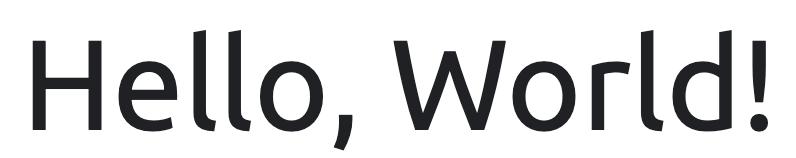
#> input picture Fonts/ubuntu.png, 796 x 158 px, found by its file name
$ python fontMatch.py
#> lines starting #> are read from the running program, lines starting #| are printed output that depends on the picture
import cv2 as cv
from google.colab.patches import cv2_imshow
import pytesseract
from PIL import Image
url = "/content/ubuntu.png"
img = cv.imread(url)
#> img is the input picture: shape (158, 796, 3); mean B, G, R 216.3, 215.8, 215.6
im = Image.open(url)
im = im.resize((600,250))
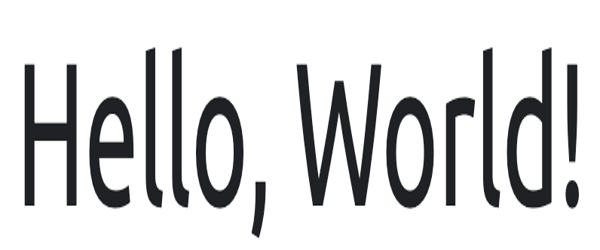
#> im: PIL image 600x250 RGBA; mean R, G, B, A 215.4, 215.6, 216.2, 255
# img.save('sample.png')
#> (the run stopped early here; a loop or call above may not have finished)

$ run again, with Fonts/Oswald_Roboto.png copied over Fonts/ubuntu.png
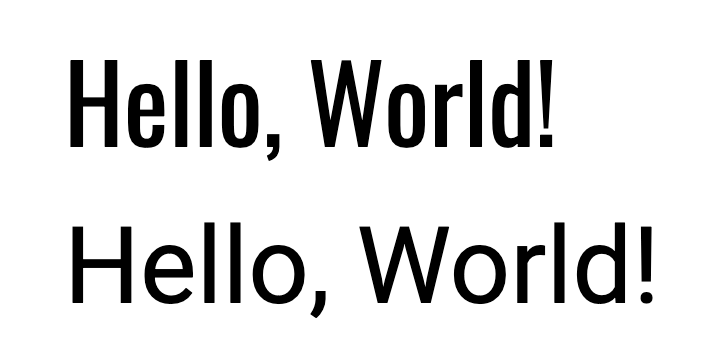
#> input picture Fonts/Oswald_Roboto.png, 722 x 348 px, found by its file name
#> img is the input picture: shape (348, 722, 3); min 0, max 255, mean 222.8
#> `im = im.resize((600,250))`:
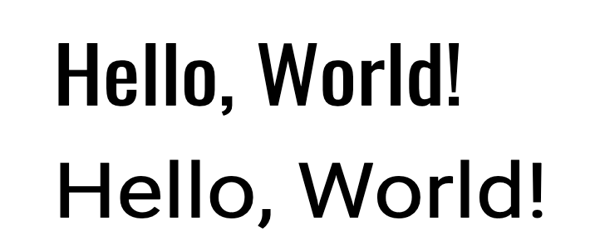
#> im: PIL image 600x250 RGBA; mean R, G, B, A 222.8, 222.8, 222.8, 255

$ run again, with Fonts/Roboto.png copied over Fonts/ubuntu.png
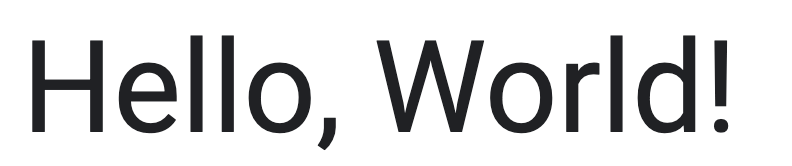
#> input picture Fonts/Roboto.png, 792 x 166 px, found by its file name
#> img is the input picture: shape (166, 792, 3); mean B, G, R 219.7, 219.2, 219
#> `im = im.resize((600,250))`:
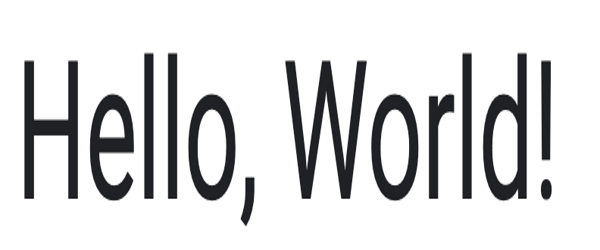
#> im: PIL image 600x250 RGBA; mean R, G, B, A 218.9, 219.1, 219.5, 255
